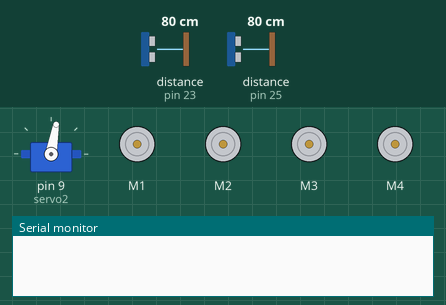
Bench run of a sketch on a simulated Arduino Mega 2560, built with avr-gcc and run on an emulated ATmega2560. Parts: servo, 4 × DC motor (green arrow = forward, orange = backward, longer = faster), the last lines printed to the serial monitor. Wiring (inferred from the names in the program): 2 × ultrasonic range finder: trigger pin 22, echo pin 23 / trigger pin 24, echo pin 25. Inputs (shaded band) come from the test bench; at power-on: distance to the obstacle (sensors on pin 23, pin 25) 80 cm. The echo pulse lasts 58.3 µs per cm.

Above: at 0.06 s.
1.3 s: distance to the obstacle (sensor on pin 23) set to 66 cm
At 2.1 s:
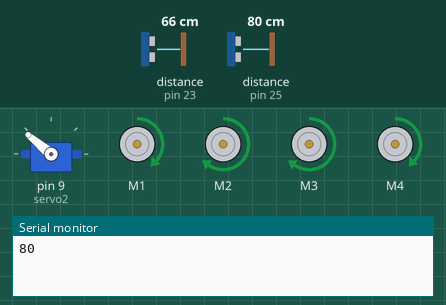
2.8 s: distance to the obstacle (sensor on pin 23) set to 120 cm
At 3.33 s:
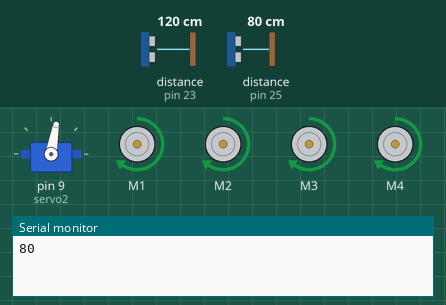
5.8 s: distance to the obstacle (sensor on pin 25) set to 2 cm
At 8.7 s:
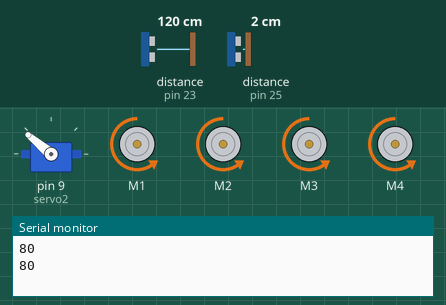
8.8 s: distance to the obstacle (sensor on pin 25) set to 24 cm
10.3 s: distance to the obstacle (sensor on pin 25) set to 29 cm
At 11.0 s:
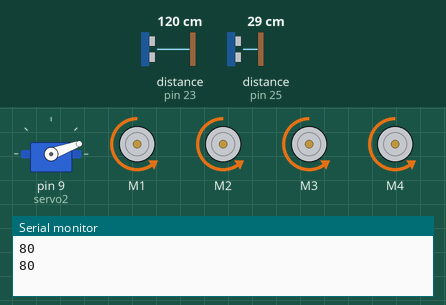
13.3 s: distance to the obstacle (sensor on pin 23) set to 250 cm
At 15.5 s:
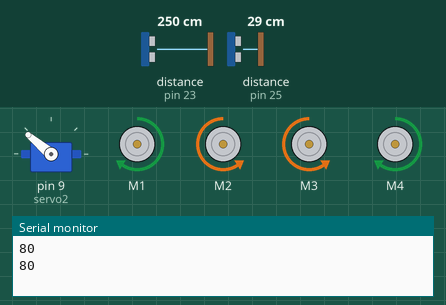
Timing chart, 0 to 17.3 s (numbered marks = the images above; inputs shaded):
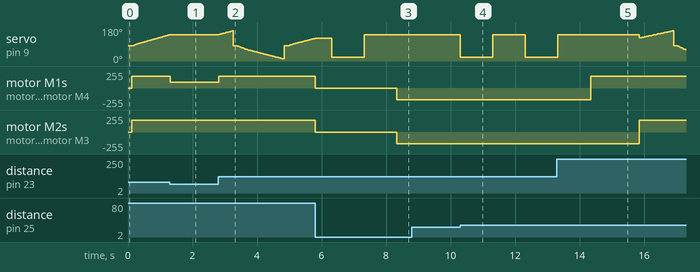

Measured:
- the behaviour switches between 70 and 69 cm on distance to the obstacle (sensor on pin 23) (found by bisection; images 0 and 1)
- the behaviour switches between 25 and 26 cm on distance to the obstacle (sensor on pin 25) (found by bisection; images 3 and 4)
- after the input at 1.3 s, servo on pin 9 (servo2): goes on until 1.3 s, then stays 140°; motor M1, motor M4: forward 175/255 → forward 87/255 at once
- after the input at 2.8 s, motor M1, motor M4: forward 87/255 → forward 175/255 at once
- after the input at 5.8 s, motor M1–4: forward 175/255 → stopped at once, → backward 175/255 2.5 s later
- after the input at 8.8 s, every drawn part: stays the same
- after the input at 10.3 s, servo on pin 9 (servo2): 140° → 20° at once, → 140° 1.0 s later, → 20° 1.0 s later
- after the input at 13.3 s, motor M1, motor M4: backward 175/255 → forward 175/255 after 1.0 s; motor M2, motor M3: backward 175/255 → forward 175/255 after 2.6 s

The sketch:

autonomous_car_2.ino
```cpp
#include <AFMotor.h>
#include <Servo.h>

AF_DCMotor motor1(1);
AF_DCMotor motor2(2);
AF_DCMotor motor3(3);
AF_DCMotor motor4(4);
Servo servo2;

const int trigPin = 22;
const int echoPin = 23;
const int trigPin2 = 24;
const int echoPin2 = 25;
int pos = 40;

// defines variables
long duration, duration2;
int distance, distance2;
int currSpeed;
int maxSpeed = 175;
/************************************************************************
 * Keep track of objects in the way
 ************************************************************************/
struct obstacle{
  int angle;
  int distance;
};

/************************************************************************
 * Create a new struct to keep track of where the object is... not sure I need that yet
 ************************************************************************/
obstacle obs;

/************************************************************************
 * Use ultrasonic sensor to get the distance to the nearest object in
 *    the front.
 ************************************************************************/
int getFrontObject(){
  //Clears the trigPin
  digitalWrite(trigPin2,LOW);
  delayMicroseconds(2);

  //Set the trigPin on HIGH state for 10 microseconds
  digitalWrite(trigPin2,HIGH);
  delayMicroseconds(10);
  digitalWrite(trigPin2,LOW);

  //Reads the echoPin, returns the sound wave travel time in microseconds
  duration2 = pulseIn(echoPin2,HIGH);

  //Calculating the distance in cm
  distance2 = duration2 / 29 / 2;
//  Serial.println(distance2);
  return distance2;
}

/************************************************************************
 * Use ultrasonic sensor to get the distance to the nearest object in
 *    180 degrees in front
 ************************************************************************/
int getDistance(){
  //Clears the trigPin
  digitalWrite(trigPin,LOW);
  delayMicroseconds(2);

  //Set the trigPin on HIGH state for 10 microseconds
  digitalWrite(trigPin,HIGH);
  delayMicroseconds(10);
  digitalWrite(trigPin,LOW);

  //Reads the echoPin, returns the sound wave travel time in microseconds
  duration = pulseIn(echoPin,HIGH);

  //Calculating the distance in cm
  distance = duration / 29 / 2;
  return distance;
}

/***********************************************************************
 * setup motors
 ***********************************************************************/
void setupMotors(){
  motor1.setSpeed(100);
  motor1.run(RELEASE);
  motor2.setSpeed(100);
  motor2.run(RELEASE);
  motor3.setSpeed(100);
  motor3.run(RELEASE);
  motor4.setSpeed(100);
  motor4.run(RELEASE);
  currSpeed = 100;
}

/************************************************************************
 * change motor speed
 ************************************************************************/
void setMotorSpeed(int sp){
  motor1.setSpeed(sp);
  motor2.setSpeed(sp);
  motor3.setSpeed(sp);
  motor4.setSpeed(sp);
  currSpeed = sp;
}

/************************************************************************
 * Check for objects
 * Returns the zone in which the object is
 ************************************************************************/
void checkForObjects(int pos){

  obs.angle = pos;
  int objDist = getDistance();
// Serial.println(objDist);
  while( (objDist < 70) && (objDist > 40)){
    objDist = getDistance();
    if( pos < 70 ){
      motor2.setSpeed(currSpeed/2);
      motor3.setSpeed(currSpeed/2);
    }
    else{
      motor1.setSpeed(currSpeed/2);
      motor4.setSpeed(currSpeed/2);
    }
  }
  while(objDist <= 40){
    objDist = getDistance();
    if(pos < 70){
      hardLeft();
    }
    else{
      hardRight();
    }
  }

  obs.distance = objDist;
  setMotorSpeed(currSpeed);
}

/************************************************************************
 * When objects are very close make some of the wheels go backwards to
 *  make a hard turn to the left.
 ************************************************************************/
void hardLeft(){
  motor1.run(FORWARD);
  motor4.run(FORWARD);
  motor2.run(BACKWARD);
  motor3.run(BACKWARD);
}

/************************************************************************
 * When objects are very close make some of the wheels go backwards to
 *  make a hard turn to the right.
 ************************************************************************/
void hardRight(){
//  Serial.println("Hard Right");
  motor1.run(BACKWARD);
  motor4.run(BACKWARD);
  motor2.run(FORWARD);
  motor3.run(FORWARD);
}

/************************************************************************
 * Back up
 ************************************************************************/
void runBack(){
  motor1.run(BACKWARD);
  motor2.run(BACKWARD);
  motor3.run(BACKWARD);
  motor4.run(BACKWARD);
}

/************************************************************************
 * Setup Arduino
 ************************************************************************/
void setup() {
  pinMode(trigPin,OUTPUT);
  pinMode(echoPin,INPUT);
  pinMode(trigPin2,OUTPUT);
  pinMode(echoPin,INPUT);
  Serial.begin(9600);
  servo2.attach(9);
  setMotorSpeed(200);
}

int checkLeft(){
  servo2.write(140);
  int ret = getDistance();
  delay(1000);
  return ret;
}
int checkRight(){
  servo2.write(20);
  int ret = getDistance();
  delay(1000);
  return ret;
}

void frontObjectFound(){
  int distL = 0, distR = 0;
  distR = checkRight();
//  Serial.println("check right");
  distL = checkLeft();
//  Serial.println("check left");

  if((distL < 25) && (distR < 25)){
    while(getFrontObject() < 25){
      runBack();
    }
    frontObjectFound();
    delay(500);
  }else if(distR > distL){
//    Serial.println("test1");
    hardRight();
//    motorStop();
    delay(500);
  }else if(distR < distL){
//    Serial.println("test2");
    hardLeft();
//    motorStop();
    delay(500);
  }
  else{
    while(getFrontObject() < 25){
      runBack();
    }
    frontObjectFound();
    delay(500);
  }
}

void motorStop(){
  motor1.run(RELEASE);
  motor2.run(RELEASE);
  motor3.run(RELEASE);
  motor4.run(RELEASE);
}

/************************************************************************
 * Main Routine
 ************************************************************************/
void loop() {
  currSpeed = 175;

  setMotorSpeed(currSpeed);
  /*
   * - Start with the servo pointing straight ahead (pos = 80 in this case).
   * - Start to sweep servo to the left and check with every step if something is in the way.
   */
  servo2.write(80);
  delay(100);
  Serial.println(getFrontObject());
  /*
   * Make sure not to crash into objects in the front while the sweep is on the right or left
   */
  for( pos=80; pos <= 160; pos++){
    int front = getFrontObject();
    if(front >25){
      servo2.write(pos);
      delay(10);
      motor1.run(FORWARD);
      motor2.run(FORWARD);
      motor3.run(FORWARD);
      motor4.run(FORWARD);
      if(pos >90){
        checkForObjects(pos);
      }
    }
    else{
      motorStop();
      delay(500);
      frontObjectFound();
    }
  }

  /*
   * - Do the same as above but going to the left (always start from the middle.
   */
  servo2.write(80);
  delay(100);
  for( pos = 80; pos >= 10; pos--){
    int front = getFrontObject();
    if(front > 25){
      servo2.write(pos);
      delay(10);
      motor1.run(FORWARD);
      motor2.run(FORWARD);
      motor3.run(FORWARD);
      motor4.run(FORWARD);
      if(pos < 60){
        checkForObjects(pos);
      }
    }
    else{
      motorStop();
      delay(500);
      frontObjectFound();
    }

  }
}
```
